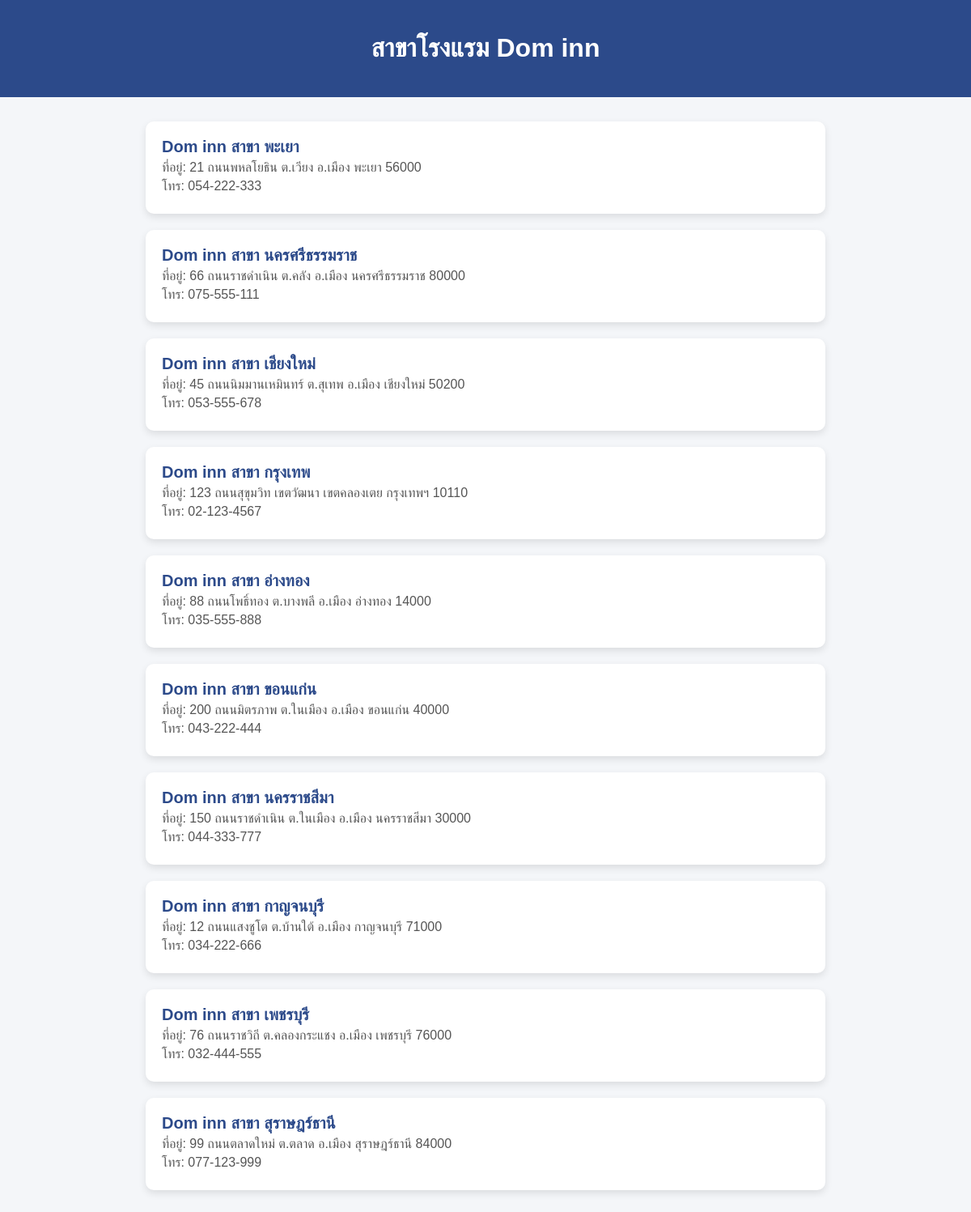
Screenshot of /PHP/branch.php with the database file from the repository.
### tables this page shows
CREATE TABLE `province` (
  `Province_Id` varchar(2) NOT NULL,
  `Province_name` varchar(50) DEFAULT NULL,
  `Region_Id` varchar(2) DEFAULT NULL,
  `Address` varchar(255) NOT NULL,
  `Phone` varchar(20) NOT NULL
);

### PHP/branch.php (the view, shortened to what this page needs)
<?php
$servername = "localhost";
$username = "root";
$password = "";
$dbname = "hotel_db";
$conn = new mysqli($servername, $username, $password, $dbname);
$sql = "SELECT Province_name, Address, Phone FROM province";
$result = $conn->query($sql);
?>
<!DOCTYPE html>
<html lang="th">
<head>
    <link rel="stylesheet" href="../CSS/css/branch.css">
</head>
<body>
    <div class="header">
        <h1>สาขาโรงแรม Dom inn</h1>
    </div>
    <div class="container">
        <?php
        if ($result->num_rows > 0) {
            while($row = $result->fetch_assoc()) {
                $province = $row["Province_name"];
                $address  = $row["Address"];
                $phone    = $row["Phone"];
                echo "
                <div class='branch-card'>
                    <h2>Dom inn สาขา {$province}</h2>
                    <p>ที่อยู่: {$address}</p>
                    <p>โทร: {$phone}</p>
                </div>
                ";
            }
        } else {
            echo "<p style='text-align:center;'>ไม่พบข้อมูล</p>";
        }
        ?>
    </div>
</body>
</html>

### CSS/css/branch.css (style rules this page uses)
body { font-family: "Prompt", sans-serif; background: #f4f6f9; margin: 0; padding: 0; }
.header { background: #2c4a8a; padding: 20px; text-align: center; color: white; }
.container { width: 70%; margin: 30px auto; display: flex; flex-direction: column; gap: 20px; }
.branch-card { background: white; padding: 20px; border-radius: 10px; box-shadow: 0px 4px 10px rgba(0,0,0,0.1); transition: transform 0.2s ease, box-shadow 0.2s ease; }
.branch-card h2 { margin: 0; color: #2c4a8a; font-size: 20px; }
.branch-card p { margin: 5px 0; color: #555; }

### rows the page displays
province: Province_name "พะเยา", Address "21 ถนนพหลโยธิน ต.เวียง อ.เมือง พะเยา 56000", Phone "054-222-333"
province: Province_name "นครศรีธรรมราช", Address "66 ถนนราชดำเนิน ต.คลัง อ.เมือง นครศรีธรรมราช 80000", Phone "075-555-111"
province: Province_name "เชียงใหม่", Address "45 ถนนนิมมานเหมินทร์ ต.สุเทพ อ.เมือง เชียงใหม่ 50200", Phone "053-555-678"
province: Province_name "กรุงเทพ", Address "123 ถนนสุขุมวิท เขตวัฒนา เขตคลองเตย กรุงเทพฯ 10110", Phone "02-123-4567"
province: Province_name "อ่างทอง", Address "88 ถนนโพธิ์ทอง ต.บางพลี อ.เมือง อ่างทอง 14000", Phone "035-555-888"
province: Province_name "ขอนแก่น", Address "200 ถนนมิตรภาพ ต.ในเมือง อ.เมือง ขอนแก่น 40000", Phone "043-222-444"
province: Province_name "นครราชสีมา", Address "150 ถนนราชดำเนิน ต.ในเมือง อ.เมือง นครราชสีมา 30000", Phone "044-333-777"
province: Province_name "กาญจนบุรี", Address "12 ถนนแสงชูโต ต.บ้านใต้ อ.เมือง กาญจนบุรี 71000", Phone "034-222-666"
province: Province_name "เพชรบุรี", Address "76 ถนนราชวิถี ต.คลองกระแชง อ.เมือง เพชรบุรี 76000", Phone "032-444-555"
province: Province_name "สุราษฎร์ธานี", Address "99 ถนนตลาดใหม่ ต.ตลาด อ.เมือง สุราษฎร์ธานี 84000", Phone "077-123-999"
